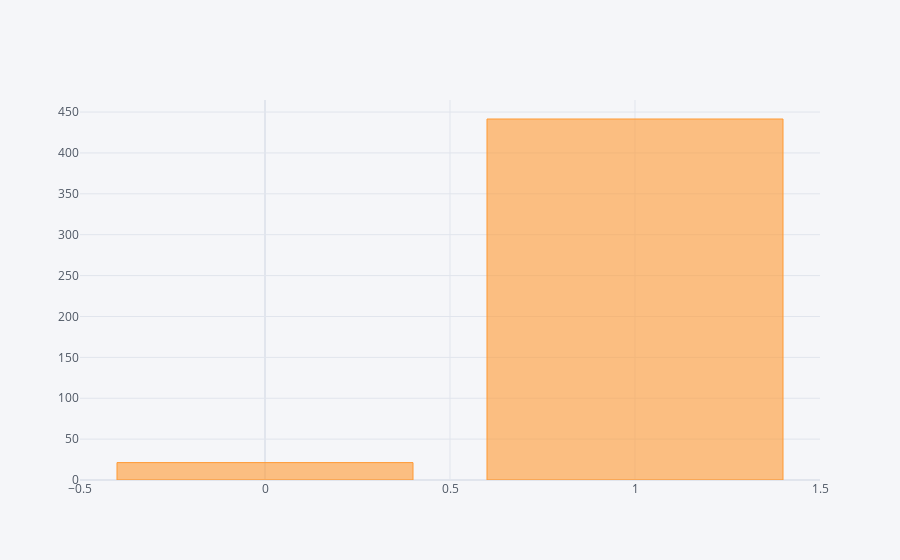

Source (notebook cell):
### Code cell
data.groupby('output').describe()['total liabilities']['max'].iplot(kind='bar')

### Figure 1 — Plotly figure (JSON) as saved in the notebook; plotly's stock layout.template omitted (floating-point values rounded to 4 significant figures)
{"data": [{"marker": {"color": "rgba(255, 153, 51, 0.6)", "line": {"color": "rgba(255, 153, 51, 1.0)", "width": 1}}, "name": "max", "orientation": "v", "text": "", "type": "bar", "x": [0, 1], "y": [21.26, 441.5]}], "layout": {"legend": {"bgcolor": "#F5F6F9", "font": {"color": "#4D5663"}}, "paper_bgcolor": "#F5F6F9", "plot_bgcolor": "#F5F6F9", "title": {"font": {"color": "#4D5663"}}, "xaxis": {"gridcolor": "#E1E5ED", "showgrid": true, "tickfont": {"color": "#4D5663"}, "title": {"font": {"color": "#4D5663"}, "text": ""}, "zerolinecolor": "#E1E5ED"}, "yaxis": {"gridcolor": "#E1E5ED", "showgrid": true, "tickfont": {"color": "#4D5663"}, "title": {"font": {"color": "#4D5663"}, "text": ""}, "zerolinecolor": "#E1E5ED"}}}
